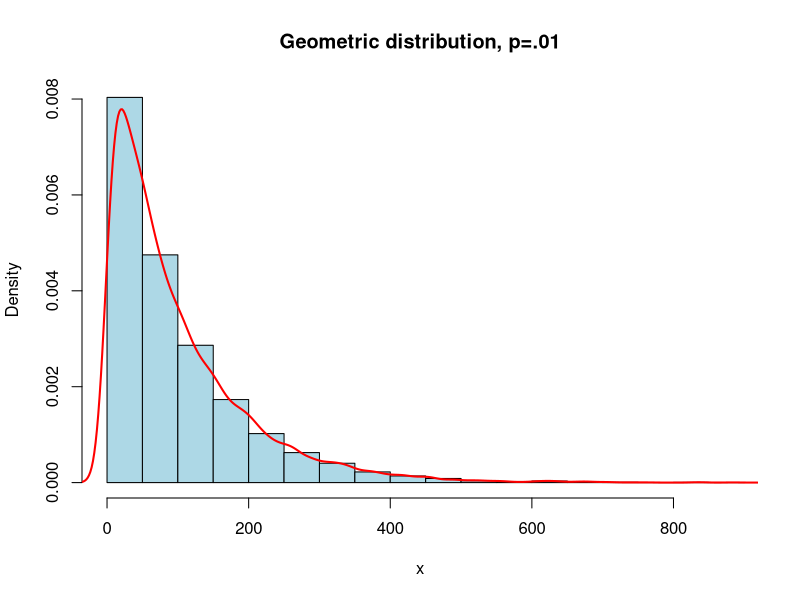

This chart was generated by the following R code:
N <- 10000 # assigning the value 10000 to the N which represents out number of trials 
x <- rgeom(N, .01) # we generated the probabilities randomly with the number of trials and probability of success passing them into the function rgeom and  assign then to x
#  this plots the graph of the probability distribution from  variable x passing it in the hist function 
#
hist(x, 
     xlim=c(min(x),max(x)), probability=T, nclass=20,
     col='lightblue',
     main='Geometric distribution, p=.01')
# draws the line to show the trend followed by distribution with a red color 
lines(density(x), col='red', lwd=2)
